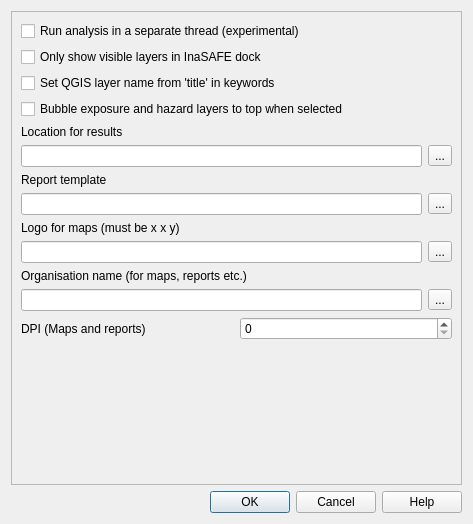
<?xml version="1.0" encoding="UTF-8"?>
<ui version="4.0">
 <class>ISOptionsBase</class>
 <widget class="QDialog" name="ISOptionsBase">
  <property name="geometry">
   <rect>
    <x>0</x>
    <y>0</y>
    <width>473</width>
    <height>524</height>
   </rect>
  </property>
  <property name="windowTitle">
   <string>InaSAFE - Options</string>
  </property>
  <property name="windowIcon">
   <iconset resource="resources.qrc">
    <normaloff>:/plugins/inasafe/icon.png</normaloff>:/plugins/inasafe/icon.png</iconset>
  </property>
  <layout class="QGridLayout" name="gridLayout">
   <item row="2" column="0">
    <widget class="QDialogButtonBox" name="buttonBox">
     <property name="orientation">
      <enum>Qt::Horizontal</enum>
     </property>
     <property name="standardButtons">
      <set>QDialogButtonBox::Cancel|QDialogButtonBox::Help|QDialogButtonBox::Ok</set>
     </property>
    </widget>
   </item>
   <item row="1" column="0">
    <widget class="QScrollArea" name="scrollArea">
     <property name="widgetResizable">
      <bool>true</bool>
     </property>
     <widget class="QWidget" name="scrollAreaWidgetContents">
      <property name="geometry">
       <rect>
        <x>0</x>
        <y>0</y>
        <width>453</width>
        <height>471</height>
       </rect>
      </property>
      <layout class="QGridLayout" name="gridLayout_2">
       <item row="0" column="0">
        <widget class="QCheckBox" name="checkBox">
         <property name="text">
          <string>Run analysis in a separate thread (experimental)</string>
         </property>
        </widget>
       </item>
       <item row="2" column="0">
        <widget class="QCheckBox" name="checkBox_2">
         <property name="text">
          <string>Set QGIS layer name from 'title' in keywords</string>
         </property>
        </widget>
       </item>
       <item row="3" column="0">
        <widget class="QCheckBox" name="checkBox_3">
         <property name="text">
          <string>Bubble exposure and hazard layers to top when selected</string>
         </property>
        </widget>
       </item>
       <item row="4" column="0">
        <widget class="QLabel" name="label">
         <property name="text">
          <string>Location for results</string>
         </property>
        </widget>
       </item>
       <item row="5" column="0">
        <layout class="QHBoxLayout" name="horizontalLayout_2">
         <item>
          <widget class="QLineEdit" name="lineEdit"/>
         </item>
         <item>
          <widget class="QToolButton" name="toolButton">
           <property name="text">
            <string>...</string>
           </property>
          </widget>
         </item>
        </layout>
       </item>
       <item row="6" column="0">
        <widget class="QLabel" name="label_2">
         <property name="text">
          <string>Report template</string>
         </property>
        </widget>
       </item>
       <item row="7" column="0">
        <layout class="QHBoxLayout" name="horizontalLayout">
         <item>
          <widget class="QLineEdit" name="lineEdit_2"/>
         </item>
         <item>
          <widget class="QToolButton" name="toolButton_2">
           <property name="text">
            <string>...</string>
           </property>
          </widget>
         </item>
        </layout>
       </item>
       <item row="8" column="0">
        <widget class="QLabel" name="label_3">
         <property name="text">
          <string>Logo for maps (must be x x y) </string>
         </property>
        </widget>
       </item>
       <item row="9" column="0">
        <layout class="QHBoxLayout" name="horizontalLayout_3">
         <item>
          <widget class="QLineEdit" name="lineEdit_3"/>
         </item>
         <item>
          <widget class="QToolButton" name="toolButton_3">
           <property name="text">
            <string>...</string>
           </property>
          </widget>
         </item>
        </layout>
       </item>
       <item row="10" column="0">
        <widget class="QLabel" name="label_4">
         <property name="text">
          <string>Organisation name (for maps, reports etc.)</string>
         </property>
        </widget>
       </item>
       <item row="11" column="0">
        <layout class="QHBoxLayout" name="horizontalLayout_4">
         <item>
          <widget class="QLineEdit" name="lineEdit_4"/>
         </item>
         <item>
          <widget class="QToolButton" name="toolButton_4">
           <property name="text">
            <string>...</string>
           </property>
          </widget>
         </item>
        </layout>
       </item>
       <item row="12" column="0">
        <layout class="QHBoxLayout" name="horizontalLayout_5">
         <item>
          <widget class="QLabel" name="label_5">
           <property name="text">
            <string>DPI (Maps and reports)</string>
           </property>
          </widget>
         </item>
         <item>
          <widget class="QSpinBox" name="spinBox"/>
         </item>
        </layout>
       </item>
       <item row="13" column="0">
        <spacer name="verticalSpacer">
         <property name="orientation">
          <enum>Qt::Vertical</enum>
         </property>
         <property name="sizeHint" stdset="0">
          <size>
           <width>20</width>
           <height>40</height>
          </size>
         </property>
        </spacer>
       </item>
       <item row="1" column="0">
        <widget class="QCheckBox" name="checkBox_4">
         <property name="text">
          <string>Only show visible layers in InaSAFE dock</string>
         </property>
        </widget>
       </item>
      </layout>
     </widget>
    </widget>
   </item>
  </layout>
 </widget>
 <resources>
  <include location="resources.qrc"/>
 </resources>
 <connections>
  <connection>
   <sender>buttonBox</sender>
   <signal>accepted()</signal>
   <receiver>ISOptionsBase</receiver>
   <slot>accept()</slot>
   <hints>
    <hint type="sourcelabel">
     <x>248</x>
     <y>254</y>
    </hint>
    <hint type="destinationlabel">
     <x>157</x>
     <y>274</y>
    </hint>
   </hints>
  </connection>
  <connection>
   <sender>buttonBox</sender>
   <signal>rejected()</signal>
   <receiver>ISOptionsBase</receiver>
   <slot>reject()</slot>
   <hints>
    <hint type="sourcelabel">
     <x>316</x>
     <y>260</y>
    </hint>
    <hint type="destinationlabel">
     <x>286</x>
     <y>274</y>
    </hint>
   </hints>
  </connection>
 </connections>
</ui>
